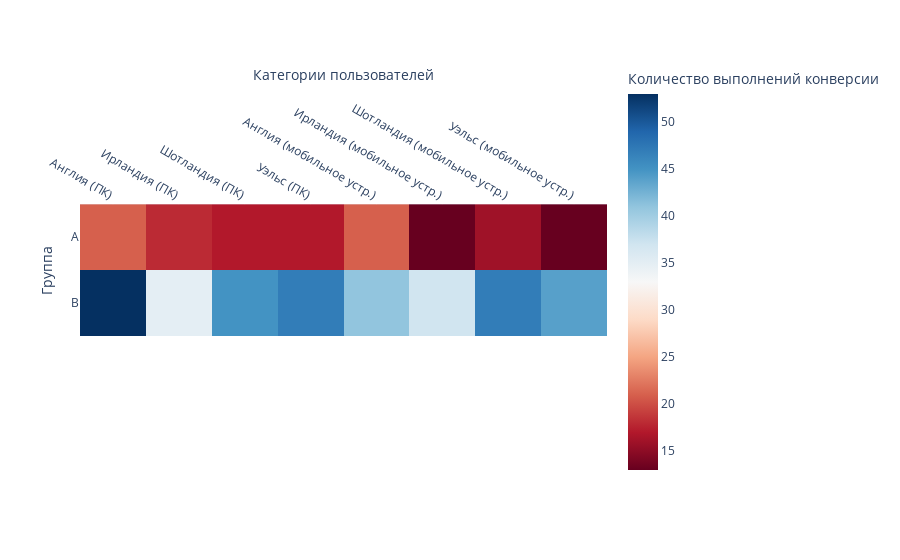

Notebook cell for this chart:
### Code cell
fig = px.imshow(pivot,
                labels=dict(x="Категории пользователей", y="Группа", color="Количество выполнений конверсии"),
                x=['Англия (ПК)', 'Ирландия (ПК)', 'Шотландия (ПК)', 'Уэльс (ПК)',
                  'Англия (мобильное устр.)', 'Ирландия (мобильное устр.)', 'Шотландия (мобильное устр.)', 'Уэльс (мобильное устр.)'],
                color_continuous_scale = px.colors.diverging.RdBu,
                height = 500)
fig.update_xaxes(side="top")
fig.show()

### Figure 1 — Plotly figure (JSON) as saved in the notebook; plotly's stock layout.template omitted (floating-point values rounded to 4 significant figures)
{"data": [{"coloraxis": "coloraxis", "hovertemplate": "Категории пользователей: %{x}<br>Группа: %{y}<br>Количество выполнений конверсии: %{z}<extra></extra>", "name": "0", "type": "heatmap", "x": ["Англия (ПК)", "Ирландия (ПК)", "Шотландия (ПК)", "Уэльс (ПК)", "Англия (мобильное устр.)", "Ирландия (мобильное устр.)", "Шотландия (мобильное устр.)", "Уэльс (мобильное устр.)"], "xaxis": "x", "y": ["A", "B"], "yaxis": "y", "z": [[21, 18, 17, 17, 21, 13, 16, 13], [53, 35, 45, 47, 41, 37, 47, 44]]}], "layout": {"autosize": true, "coloraxis": {"colorbar": {"title": {"text": "Количество выполнений конверсии"}}, "colorscale": [[0, "rgb(103,0,31)"], [0.1, "rgb(178,24,43)"], [0.2, "rgb(214,96,77)"], [0.3, "rgb(244,165,130)"], [0.4, "rgb(253,219,199)"], [0.5, "rgb(247,247,247)"], [0.6, "rgb(209,229,240)"], [0.7, "rgb(146,197,222)"], [0.8, "rgb(67,147,195)"], [0.9, "rgb(33,102,172)"], [1, "rgb(5,48,97)"]]}, "margin": {"t": 60}, "xaxis": {"anchor": "y", "autorange": true, "constrain": "domain", "domain": [0, 1], "range": [-0.5, 7.5], "scaleanchor": "y", "side": "top", "title": {"text": "Категории пользователей"}, "type": "category"}, "yaxis": {"anchor": "x", "autorange": true, "constrain": "domain", "domain": [0.2514, 0.7486], "range": [1.5, -0.5], "title": {"text": "Группа"}, "type": "category"}}}
